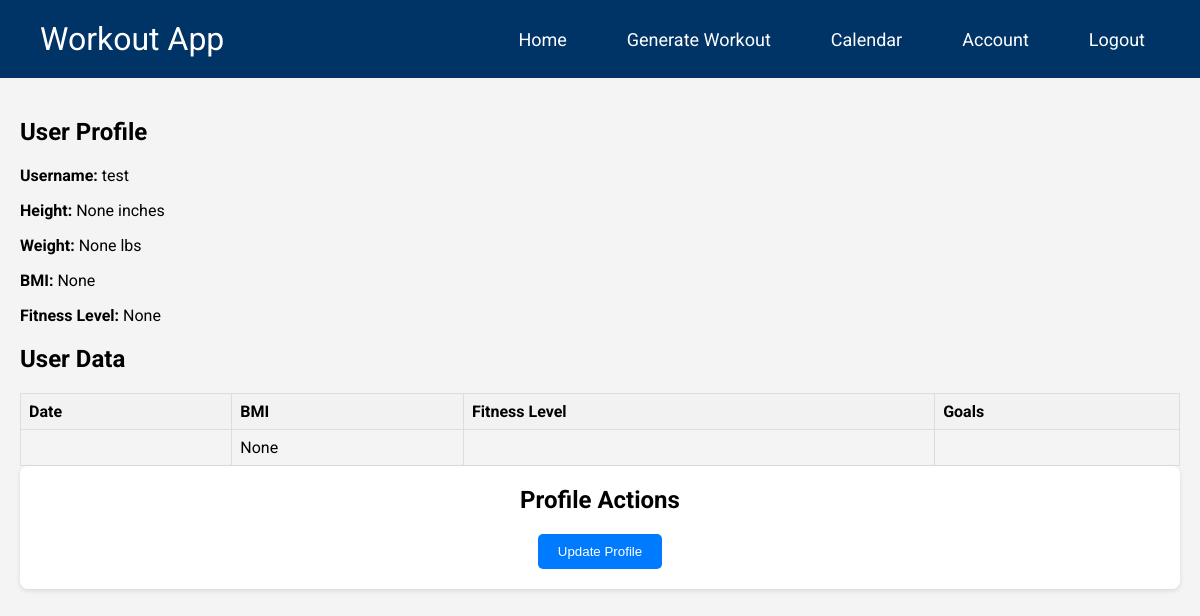
The page /accounts/user_data/ (signed in) on the database as committed earlier.
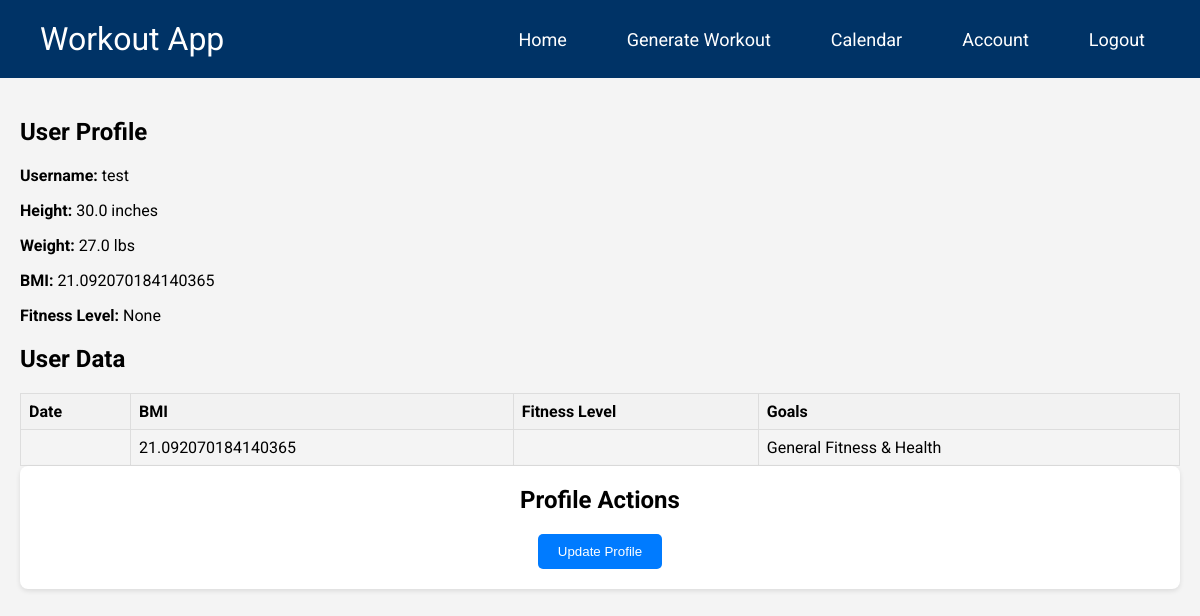
The same page on the database as committed later.
### accounts/models.py (models this page shows, shortened)
class UserProfile(models.Model):
    FITNESS_LEVEL_CHOICES = [
        ('beginner', 'Beginner – New to exercise or returning after a long break. Low endurance, strength, and flexibility.'),
        ('intermediate', 'Intermediate – Engages in regular physical activity (e.g., 1-3 times per week), has moderate endurance and strength.'),
        ('advanced', 'Advanced – High fitness level with consistent training (e.g., 3+ times per week), strong endurance, strength, and flexibility.'),
        ('athlete', 'Athlete – Trains for specific performance goals (e.g., competitive sports, weightlifting, endurance events).'),
        ('rehab', 'Rehabilitation/Recovery – Focused on regaining fitness after an injury, surgery, or medical condition.'),
        ('senior', 'Senior/Low Impact – Prioritizes joint-friendly and lower-intensity movements, often for older adults or those with physical limitations.'),
    ]
    user = models.OneToOneField(User, on_delete=models.CASCADE)
    height = models.FloatField(null=True, blank=True, help_text="Height in centimeters")
    weight = models.FloatField(null=True, blank=True, help_text="Weight in kilograms")
    bmi = models.FloatField(null=True, blank=True)
    fitness_level = models.CharField(max_length=20, choices=FITNESS_LEVEL_CHOICES, null=True, blank=True)
    goals = models.ManyToManyField('Goal', blank=True)
    injury_history = models.ManyToManyField('Injury', blank=True)

class Goal(models.Model):
    name = models.CharField(max_length=100)
    description = models.TextField()

### accounts/views.py (the view)
# urls.py: path('user_data/', user_data, name='user_data'),
def user_data(request):
    user_profile = request.user.userprofile
    user_data_entries = UserProfile.objects.filter(user=request.user).prefetch_related('goals')  # Prefetch related goals for efficiency
    return render(request, 'accounts/user_data.html', {
        'user_profile': user_profile,
        'user_data_entries': user_data_entries,
    })

### home/context_processors.py (called while the page is built)
def base_url(request):
    return {
        'base_url': f"{request.scheme}://{request.get_host()}/proxy/8000/"
    }

### accounts/templates/accounts/user_data.html (shortened to what this page needs)
<!DOCTYPE html>
<html lang="en">
<head>
</head>
<body>
    <header>
        <a class="logo" href="#home">Workout App</a>
        <nav>
            <ul>
                <li><a class="activate" href="{% url 'home' %}">Home</a></li>
                <li><a href="{{ base_url }}#generate">Generate Workout</a></li>
                <li><a href="{{ base_url }}#calendar">Calendar</a></li>
                {% if user.is_authenticated %}
                    <li><a href="{% url 'user_data' %}">Account</a></li>
                    <li><a href="{% url 'logout' %}">Logout</a></li>
                {% else %}
                    <li><a href="{% url 'login' %}">Login</a></li>
                {% endif %}
            </ul>
        </nav>
    </header>
    <div class="container">
        <h2>User Profile</h2>
        <p><strong>Username:</strong> {{ user_profile.user.username }}</p>
        <p><strong>Height:</strong> {{ user_profile.height }} inches</p>
        <p><strong>Weight:</strong> {{ user_profile.weight }} lbs</p>
        <p><strong>BMI:</strong> {{ user_profile.bmi }}</p>
        <p><strong>Fitness Level:</strong> {{ user_profile.get_fitness_level_display }}</p>
        <h2>User Data</h2>
        <table>
            <tr>
                <th>Date</th>
                <th>BMI</th>
                <th>Fitness Level</th>
                <th>Goals</th>
            </tr>
            {% for data in user_data_entries %}
            <tr>
                <td>{{ data.date }}</td>
                <td>{{ data.bmi }}</td>
                <td>{{ data.fitness_level.name }}</td>
                <td>
                    {% for goal in data.goals.all %}
                        {{ goal.name }}{% if not forloop.last %}, {% endif %}
                    {% endfor %}
                </td>
            </tr>
            {% empty %}
            <tr>
                <td colspan="4">No data available.</td>
            </tr>
            {% endfor %}
        </table>
        <div class="main-section">
            <h2>Profile Actions</h2>
            <a href="{% url 'update_profile' %}">
                <button>Update Profile</button>
            </a>
        </div>
    </div>
</body>
</html>

### accounts/templates/accounts/user_data.html (style rules this page uses)
body { margin: 0; font-family: 'Roboto', sans-serif; background-color: #f4f4f4; }
header { display: flex; justify-content: space-between; align-items: center; background-color: #003366; padding: 20px 40px; }
.logo { color: white; font-size: 32px; text-decoration: none; }
nav { display: flex; }
ul { list-style-type: none; margin: 0; padding: 0; display: flex; }
li { margin-left: 30px; }
li a { color: white; text-decoration: none; padding: 15px; font-size: 18px; transition: background-color 0.3s, transform 0.3s; }
.container { padding: 20px; }
.main-section { background-color: white; padding: 20px; border-radius: 8px; box-shadow: 0 2px 5px rgba(0, 0, 0, 0.1); text-align: center; margin-bottom: 20px; }
.main-section h2 { margin-top: 0; }
button { padding: 10px 20px; background-color: #007BFF; color: white; border: none; border-radius: 5px; cursor: pointer; transition: background-color 0.3s; }
p { margin-top: 15px; }
table { width: 100%; border-collapse: collapse; margin-top: 20px; }
th, td { border: 1px solid #ddd; padding: 8px; text-align: left; }
th { background-color: #f2f2f2; }

Rows that differ between the two databases and show on the page:
changed UserProfile "None": gains Goal (name "General Fitness & Health"); height "None" → "30.0"; weight "None" → "27.0"; bmi "None" → "21.092070184140365"
